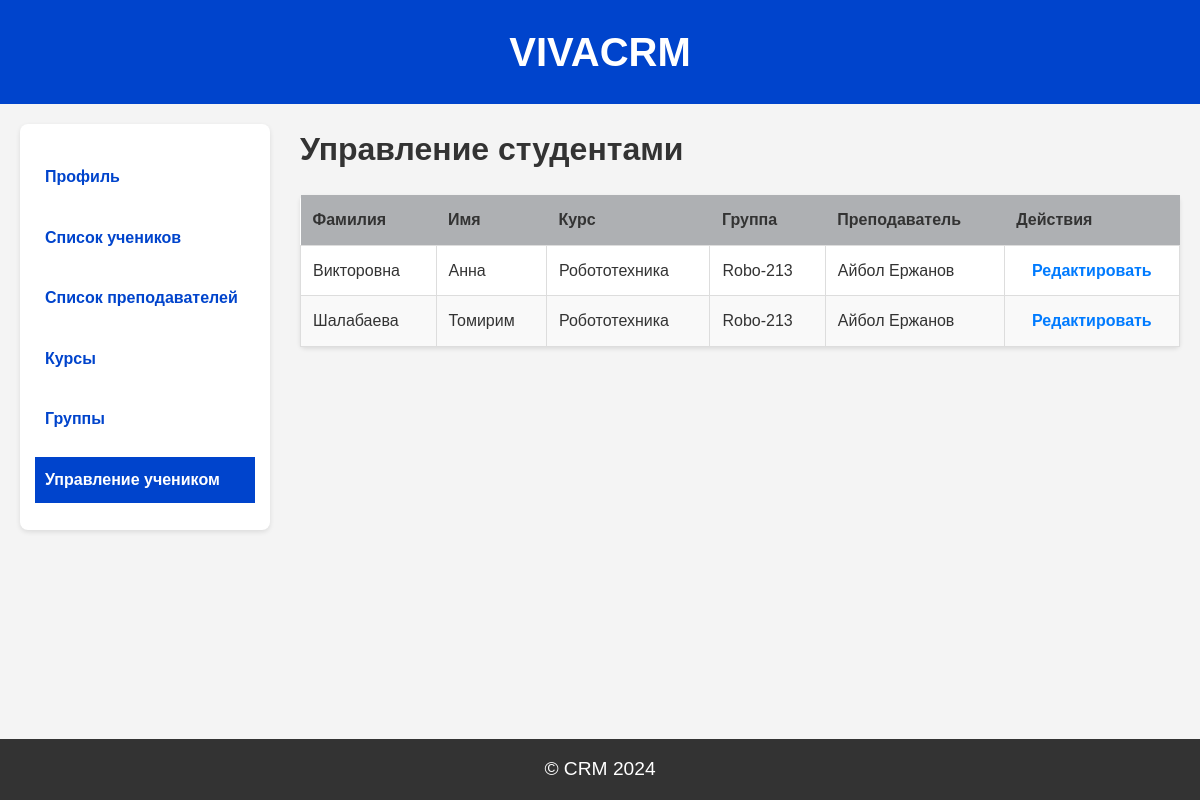
Page /management (signed in) on the committed database.
### models.py (models this page shows)
class Student(db.Model):
    id = db.Column(db.Integer, primary_key=True)
    student_id = db.Column(db.Integer, db.ForeignKey('users.id'))
    surname = db.Column(db.String(50), nullable=False)
    first_name = db.Column(db.String(50), nullable=False)
    patronymic = db.Column(db.String(50), nullable=True)
    birth_date = db.Column(db.Date, nullable=False)
    phone = db.Column(db.String(20), nullable=False)
    address = db.Column(db.String(255), nullable=False)
    client_name = db.Column(db.String(255), nullable=True)
    client_relation = db.Column(db.String(100), nullable=True)
    client_phone = db.Column(db.String(20), nullable=True)
    client_workplace = db.Column(db.String(255), nullable=True)
    client_position = db.Column(db.String(100), nullable=True)
    user = db.relationship('Users', backref='student', uselist=False)

class Course(db.Model):
    id = db.Column(db.Integer, primary_key=True)
    course_name = db.Column(db.String(100), nullable=False)
    academic_hours = db.Column(db.Integer, nullable=False)
    price = db.Column(db.Integer, nullable=False)
    teachers = db.relationship('ManageTeacher', back_populates='course')
    students = db.relationship('ManageStudent', back_populates='course')

class Group(db.Model):
    id = db.Column(db.Integer, primary_key=True)
    group_name = db.Column(db.String(100), nullable=False)
    students = db.relationship('ManageStudent', back_populates='group')
    teachers = db.relationship('ManageTeacher', back_populates='group')

class Teacher(db.Model):
    id = db.Column(db.Integer, primary_key=True)
    teacher_id = db.Column(db.Integer, db.ForeignKey('users.id'))
    surname = db.Column(db.String(50), nullable=False)
    first_name = db.Column(db.String(50), nullable=False)
    patronymic = db.Column(db.String(50), nullable=True)
    birth_date = db.Column(db.Date, nullable=False)
    phone = db.Column(db.String(20), nullable=False)
    address = db.Column(db.String(255), nullable=False)
    education = db.Column(db.String(255), nullable=False)
    user = db.relationship('Users', backref='teacher', uselist=False)

### app.py (the view)
@app.route('/management', methods=['GET'])
@login_required
@role_required('Администратор')
def management():
    administrator = Administrator.query.filter_by(admin_id=current_user.id).first()
    students = Student.query.all()
    courses = Course.query.all()
    groups = Group.query.all()
    teachers = Teacher.query.all()
    student_info = []
    for student in students:
        manage_student_entry = ManageStudent.query.filter_by(student_id=student.student_id).first()
        course = None
        group = None
        teacher = None
        if manage_student_entry:
            course = Course.query.get(manage_student_entry.course_id)
            group = Group.query.get(manage_student_entry.group_id)
            manage_teacher = ManageTeacher.query.filter_by(
                group_id=manage_student_entry.group_id,
                course_id=manage_student_entry.course_id
            ).first()
            if manage_teacher:
                teacher = Teacher.query.get(manage_teacher.teacher_id)
        student_info.append({
            'student': student,
            'course': course,
            'group': group,
            'teacher': teacher
        })
    return render_template(
        'management.html',
        administrator=administrator,
        student_info=student_info,
        courses=courses,
        groups=groups,
        teachers=teachers
    )

### app.py (called while the page is built)
@login_manager.user_loader
def load_user(user_id):
    return Users.query.get(int(user_id))

def role_required(role):
    def decorator(f):
        @wraps(f)
        def wrapped(*args, **kwargs):
            if not current_user.is_authenticated or current_user.role != role:
                flash('Недостаточно прав доступа')
                return redirect(url_for('login'))
            return f(*args, **kwargs)
        return wrapped
    return decorator

### templates/management.html
{% extends "base_administrator.html" %}
{% block content %}
<h1>Управление студентами</h1>
<table class="student-table">
  <thead>
    <tr>
      <th>Фамилия</th>
      <th>Имя</th>
      <th>Курс</th>
      <th>Группа</th>
      <th>Преподаватель</th>
      <th>Действия</th>
    </tr>
  </thead>
  <tbody>
    {% for entry in student_info %}
    <tr>
      <td>{{ entry.student.surname }}</td>
      <td>{{ entry.student.first_name }}</td>
      <td>{{ entry.course.course_name if entry.course else "Не назначен" }}</td>
      <td>{{ entry.group.group_name if entry.group else "Не назначена" }}</td>
      <td>
        {% if entry.teacher %}
          {{ entry.teacher.first_name }} {{ entry.teacher.surname }}
        {% else %}
          Не назначен
        {% endif %}
      </td>
      <td class="actions">
        <a href="{{ url_for('edit_management', id=entry.student.student_id) }}">Редактировать</a>
      </td>
    </tr>
    {% endfor %}
  </tbody>
</table>
{% endblock %}

### static/styles/base_administrator.css (style rules this page uses)
* { margin: 0; padding: 0; box-sizing: border-box; }
html, body { height: 100%; display: flex; flex-direction: column; }
body { font-family: Arial, sans-serif; line-height: 1.6; background-color: #f4f4f4; color: #333; }

### static/styles/management.css (style rules this page uses)
.student-table { width: 100%; border-collapse: collapse; margin-top: 20px; background-color: #ffffff; border-radius: 5px; box-shadow: 0 2px 4px rgba(0, 0, 0, 0.1); }
.student-table th { padding: 12px; background-color: #aeb0b3; color: #333; text-align: left; }
.student-table td { padding: 12px; border: 1px solid #ddd; }
.student-table tr:nth-child(even) { background-color: #f9f9f9; }
.student-table a { color: #007bff; text-decoration: none; font-weight: bold; }
.student-table .actions { text-align: center; }

### rows in the picture
Student: student.surname "Викторовна", student.first_name "Анна"
Course: course "Робототехника" "Робототехника"
Group: group "Robo-213" "Robo-213"
Teacher: teacher.first_name "Айбол" "Айбол", teacher.surname "Ержанов" "Ержанов"
Student: student.surname "Шалабаева", student.first_name "Томирим"
